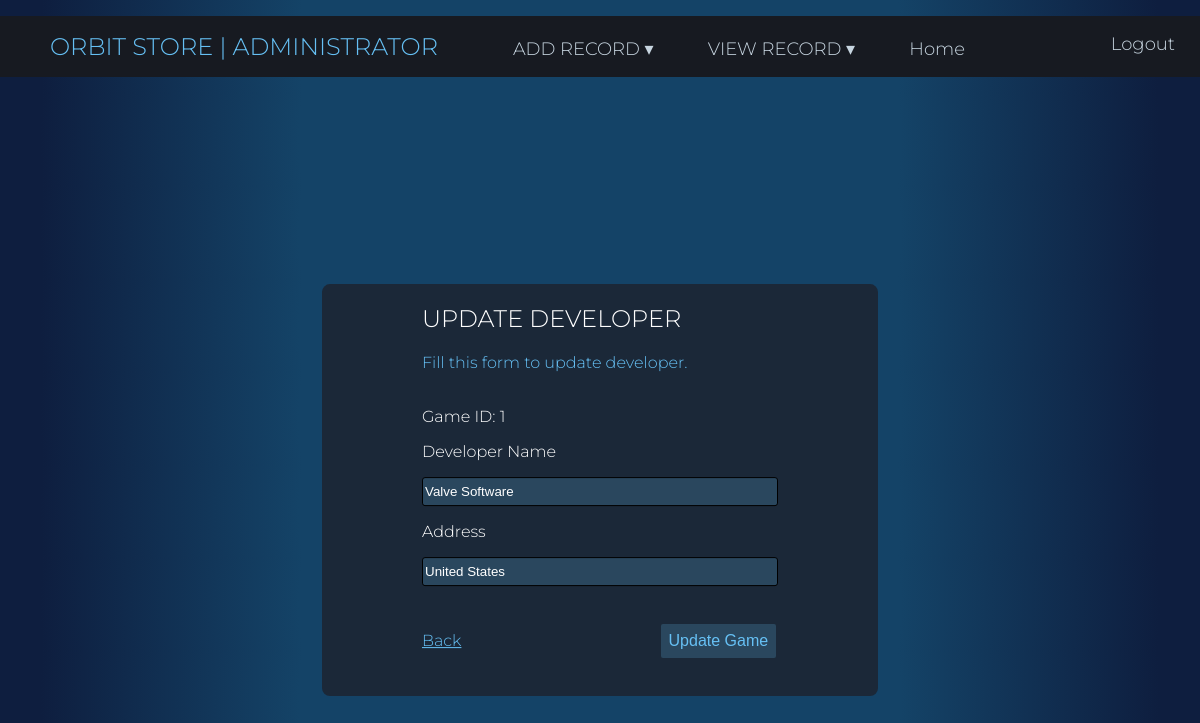
The app's page /SampleCrud/editDeveloper.php?id=1 with its own data.
### tables this page shows
CREATE TABLE `developer` (
  `developerid` int(11) NOT NULL,
  `developerName` varchar(255) NOT NULL,
  `address` varchar(255) NOT NULL
);

### SampleCrud/editDeveloper.php (the view, shortened to what this page needs)
<?php include('dbconnector.php');
$id = $_GET['id'];
$sql = "SELECT * FROM developer WHERE developerid = '$id'";
$result = $dbcon->query($sql);
$row = $result->fetch_assoc();
?>
<!DOCTYPE html>
<html>
<head>
	<link rel="stylesheet" type="text/css" href="stylexs.css"/>
</head>
<body>
	<div>
		 <ul>
		 	<li style="color: #66c0f4; margin-left: 50px;margin-right: 50px"><h2>ORBIT Store | Administrator</h2>
        <li>
            <a href="#">ADD RECORD &#9662;</a>
        </li>
        <li>
            <a href="#">VIEW RECORD &#9662;</a>
        </li>
        <li><a href="../home.php">Home</a></li>
        <li style="float:right">
			<a href="../home.php?logout='1'">Logout</a></li>
    </ul>
			</div>
	<div>
		<form method="POST" action="saveEditDeveloper.php?id=<?php echo $id; ?> " name="form">
		<div class="designedtext" id="logindiv" style="margin-top: 90px;">
			<h2 style="color: white">UPDATE DEVELOPER</h2>
			Fill this form to update developer.<br><br>
			<div style="color: white">
				<p>Game ID: <?php echo $row['developerid']; ?></p>
				<p>Developer Name</p>
				<input id="txtfld1" type="text" name="devName" required style="width: 350px" value="<?php echo $row['developerName'];?> ">
				<p>Address</p>
				<input id="txtfld1" type="text" name="devAdd" required style="width: 350px" value="<?php echo $row['address'];?> ">
				<br><br><br>
				<a href="viewDeveloper.php">Back</a>
				<button type="submit" class="button1" name="register" style="margin-left: 195px; padding: 8px;">Update Game</button>
			</div>
		</div>
	</form>
			</div>
</body>
</html>

### SampleCrud/stylexs.css (style rules this page uses)
body { background: rgb(20,67,103); background: radial-gradient(circle, rgba(20,67,103,1) 50%, rgba(14,30,63,1) 93%); font-family: 'Lora', serif; margin: 0; padding: 0; }
h1, h2, h3, h4, h5, h6 { font-family: 'Montserrat', sans-serif; font-weight: 300; text-transform: uppercase; }
a { font-family: 'Montserrat', sans-serif; font-weight: 300; color: #66c0f4; }
ul { padding: 0; list-style: none; background: #171a21; }
ul li { display: inline-block; position: relative; line-height: 21px; text-align: left; }
ul li a { font-size: 18px; display: block; padding: 8px 25px; color: #c7d5e0; margin-top: 10px; text-decoration: none; }
.button1 { background-color: #2a475e; border: none; color: #66c0f4; padding: 6px 35px; text-align: center; font-size: 16px; border-radius: 2px; transition-duration: 0.4s; }
.designedtext { font-family: 'Montserrat', sans-serif; font-weight: 300; }
#logindiv { position: absolute; top: 50%; left: 50%; background-color: #1b2838; transform: translate(-50%, -50%); text-align: left; border-radius: 8px; padding-left: 100px; padding-right: 100px; padding-bottom: 38px; color: #66c0f4; margin-left: auto; margin-right: auto; }
#txtfld1 { background-color:#2a475e; height: 25px; border-style:groove; border-radius: 3px; color: white; border-style:groove; border: 1px solid black; }

### records on screen
developer: developerid "1", devName "Valve Software", devAdd "United States"
